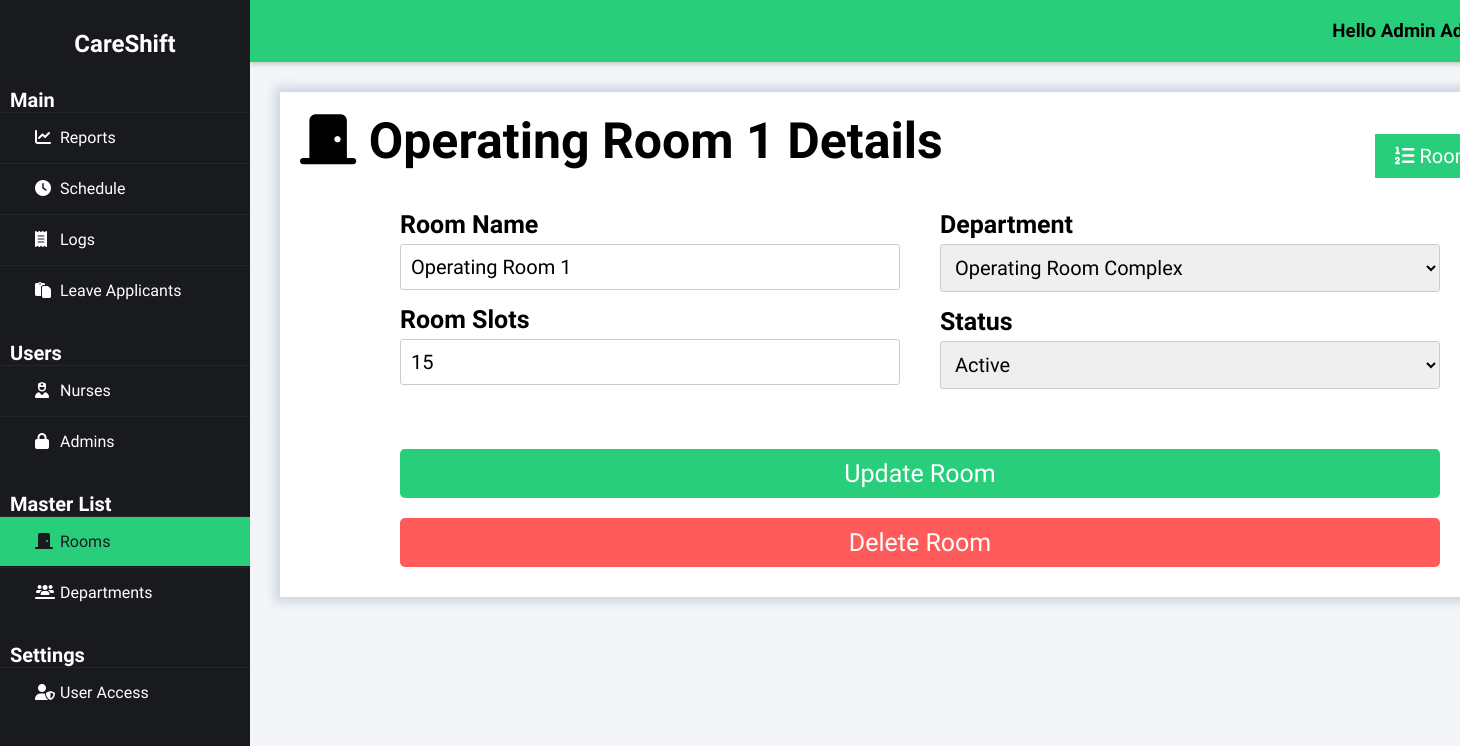
Page /index.php?page=rooms&subpage=profile&id=1 (signed in) on the committed database.
### tables this page shows
CREATE TABLE `room` (
  `room_id` int(50) NOT NULL auto_increment,
  `room_name` varchar(255) NOT NULL,
  `room_slots` int(10) NOT NULL,
  `status_id` int(50) NOT NULL,
  `department_id` int(50) NOT NULL,
  PRIMARY KEY  (`room_id`),
  KEY (`status_id`),
  KEY (`department_id`)
);

CREATE TABLE `department` (
  `department_id` int(50) NOT NULL auto_increment,
  `department_name` varchar(50) NOT NULL,
  `department_desc` varchar(255) NOT NULL,
  `dept_type_id` int(50) NOT NULL,
  PRIMARY KEY  (`department_id`),
  KEY (`dept_type_id`)
);

CREATE TABLE `status` (
  `status_id` int(50) NOT NULL auto_increment,
  `status_name` varchar(50) NOT NULL,
  PRIMARY KEY  (`status_id`)
);

### class/class.admin.php (called while the page is built, shortened)
<?php
class Admin{
	private $DB_SERVER='localhost';
	private $DB_USERNAME='root';
	private $DB_PASSWORD='';
	private $DB_DATABASE='db_careshift';
	private $conn;
	public function __construct(){
		$this->conn = new PDO("mysql:host=".$this->DB_SERVER.";dbname=".$this->DB_DATABASE,$this->DB_USERNAME,$this->DB_PASSWORD);
	}
	function get_id_by_username($username){
		$sql="SELECT adm_id FROM admin WHERE adm_username = :username";
		$q = $this->conn->prepare($sql);
		$q->execute(['username' => $username]);
		$id = $q->fetchColumn();
		return $id;
	}
	function get_fname($id){
		$sql="SELECT adm_fname FROM admin WHERE adm_id = :id";
		$q = $this->conn->prepare($sql);
		$q->execute(['id' => $id]);
		$fname = $q->fetchColumn();
		return $fname;
	}
	function get_lname($id){
		$sql="SELECT adm_lname FROM admin WHERE adm_id = :id";
		$q = $this->conn->prepare($sql);
		$q->execute(['id' => $id]);
		$lname = $q->fetchColumn();
		return $lname;
	}
}
?>

### class/class.rooms.php (called while the page is built, shortened)
<?php
class Rooms{
	private $DB_SERVER='localhost';
	private $DB_USERNAME='root';
	private $DB_PASSWORD='';
	private $DB_DATABASE='db_careshift';
	private $conn;
	public function __construct(){
		$this->conn = new PDO("mysql:host=".$this->DB_SERVER.";dbname=".$this->DB_DATABASE,$this->DB_USERNAME,$this->DB_PASSWORD);
	}
	function get_room_name($id){
		$sql="SELECT room_name FROM room WHERE room_id = :id";
		$q = $this->conn->prepare($sql);
		$q->execute(['id' => $id]);
		$room_name = $q->fetchColumn();
		return $room_name;
	}
	function get_room_slots($id){
		$sql="SELECT room_slots FROM room WHERE room_id = :id";
		$q = $this->conn->prepare($sql);
		$q->execute(['id' => $id]);
		$room_slots = $q->fetchColumn();
		return $room_slots;
	}
	function get_room_department_id($id){
		$sql="SELECT department_id FROM room WHERE room_id = :id";
		$q = $this->conn->prepare($sql);
		$q->execute(['id' => $id]);
		$department_id = $q->fetchColumn();
		return $department_id;
	}
	function get_room_status_id($id){
		$sql="SELECT status_id FROM room WHERE room_id = :id";
		$q = $this->conn->prepare($sql);
		$q->execute(['id' => $id]);
		$status_id = $q->fetchColumn();
		return $status_id;
	}
}
?>

### class/class.departments.php (called while the page is built, shortened)
<?php
class Departments{
	private $DB_SERVER='localhost';
	private $DB_USERNAME='root';
	private $DB_PASSWORD='';
	private $DB_DATABASE='db_careshift';
	private $conn;
	public function __construct(){
		$this->conn = new PDO("mysql:host=".$this->DB_SERVER.";dbname=".$this->DB_DATABASE,$this->DB_USERNAME,$this->DB_PASSWORD);
	}
	public function list_department(){
		$sql="SELECT * FROM department";
		$q = $this->conn->query($sql) or die("failed!");
		while($r = $q->fetch(PDO::FETCH_ASSOC)){
		$data[]=$r;
		}
		if(empty($data)){
		   return false;
		}else{
			return $data;
		}
	}
}
?>

### class/class.status.php (called while the page is built, shortened)
<?php
class Status{
	private $DB_SERVER='localhost';
	private $DB_USERNAME='root';
	private $DB_PASSWORD='';
	private $DB_DATABASE='db_careshift';
	private $conn;
	public function __construct(){
		$this->conn = new PDO("mysql:host=".$this->DB_SERVER.";dbname=".$this->DB_DATABASE,$this->DB_USERNAME,$this->DB_PASSWORD);
	}
	public function list_status(){
		$sql="SELECT * FROM status";
		$q = $this->conn->query($sql) or die("failed!");
		while($r = $q->fetch(PDO::FETCH_ASSOC)){
		$data[]=$r;
		}
		if(empty($data)){
		   return false;
		}else{
			return $data;
		}
	}
}
?>

### rooms-module/profile.php (the view, shortened to what this page needs)
<div class="heading">
    <h1><i class="fas fa-solid fa-door-closed"></i>&nbsp<?php echo $rooms->get_room_name($id).' ';?>Details</h1>
    <a href="index.php?page=rooms" class="right_button"><i class="fa fa-list-ol" aria-hidden="true"></i>&nbspRooms List</a>
</div>
<div class="add_form_wrapper">
<form class="add_form" action="processes/process.rooms.php?action=update" method="POST">
    <div class="form_wrapper">
        <div class="add_form_left">
            <label for="room_name">Room Name</label>
            <input type="text" id="room_name" name="room_name" value="<?php echo $rooms->get_room_name($id);?>" required>
            <label for="room_slots">Room Slots</label>
            <input type="number" id="room_slots" name="room_slots" value="<?php echo $rooms->get_room_slots($id);?>" required>
        </div>
        <div class="add_form-right">
            <label for="department_id">Department</label>
            <select required id="department_id" name="department_id">
                <?php
                if($departments->list_department() != false){
                    foreach($departments->list_department() as $value){
                        extract($value);
                ?>
                            <option value="<?php echo $department_id; ?>" <?php echo ($department_id == $rooms->get_room_department_id($id)) ? 'selected' : ''; ?>>
                                <?php echo $department_name; ?>
                            </option>
                                <?php
                }
            }
            ?>
            </select>
            <label for="status_id">Status</label>
            <select required id="status_id" name="status_id">
                <?php
                if($status->list_status() != false){
                    foreach($status->list_status() as $value){
                        extract($value);
                ?>
                            <option value="<?php echo $status_id; ?>" <?php echo ($status_id == $rooms->get_room_status_id($id)) ? 'selected' : ''; ?>>
                                <?php echo $status_name; ?>
                            </option>
                        <?php
                }
            }
            ?>
            </select>
        </div>
    </div>
    <button type="submit" class="submit-btn">Update Room</button>
</form>
<form action="processes/process.rooms.php?action=delete" method="POST">
    <button type="submit" class="delete-btn">Delete Room</button>
</form>
</div>

### index.php (shortened to what this page needs)
<?php
include_once 'class/class.admin.php';
include_once 'class/class.rooms.php';
include_once 'class/class.departments.php';
include_once 'class/class.useraccess.php';
include_once 'class/class.status.php';
$page = (isset($_GET['page']) && $_GET['page'] != '') ? $_GET['page'] : 'reports';
$admin = new Admin();
$rooms = new Rooms();
$departments = new Departments();
$status = new Status();
$admin_id = $admin->get_id_by_username($_SESSION['adm_username']);
?>
<!DOCTYPE html>
<html>
<head>
    <link rel="stylesheet" href="css/styles.css">
    <link rel="stylesheet" href="https://cdnjs.cloudflare.com/ajax/libs/fullcalendar/3.4.0/fullcalendar.css" />
</head>
<body>
    <div class="wrapper">
        <div class="sidebar">
            <h2>CareShift</h2>
            <ul>
                <h3>Main</h3>
                <li><a href="index.php?page=reports" class="<?= $page == 'reports' ? 'active' : '' ?>"><i class="fas fa-solid fa-chart-line"></i>Reports</a></li>
                <li><a href="index.php?page=schedule" class="<?= $page == 'schedule' ? 'active' : '' ?>"><i class="fas fa-solid fa-clock"></i>Schedule</a></li>
                <li><a href="index.php?page=logs" class="<?= $page == 'logs' ? 'active' : '' ?>"><i class="fas fa-solid fa-receipt"></i>Logs</a></li>
                <li><a href="index.php?page=leave" class="<?= $page == 'leave' ? 'active' : '' ?>"><i class="fas fa-regular fa-paste"></i></i></i>Leave Applicants</a></li>
                <h3>Users</h3>
                <li><a href="index.php?page=nurses" class="<?= $page == 'nurses' ? 'active' : '' ?>"><i class="fas fa-solid fa-user-nurse"></i>Nurses</a></li>
                <li><a href="index.php?page=admins" class="<?= $page == 'admins' ? 'active' : '' ?>"><i class="fas fa-lock" aria-hidden="true"></i></i>Admins</a></li>
                <h3>Master List</h3>
                <li><a href="index.php?page=rooms" class="<?= $page == 'rooms' ? 'active' : '' ?>"><i class="fas fa-solid fa-door-closed"></i>Rooms</a></li>
                <li><a href="index.php?page=departments" class="<?= $page == 'departments' ? 'active' : '' ?>"><i class="fas fa-solid fa-users-line"></i>Departments</a></li>
                <h3>Settings</h3>
                <li><a href="index.php?page=useraccess" class="<?= $page == 'useraccess' ? 'active' : '' ?>"><i class="fas fa-solid fa-user-shield"></i>User Access</a></li>
            </ul>
        </div>
        <div class="body">
            <div class="header">
                <h3>Hello <?php echo $admin->get_fname($admin_id).' '.$admin->get_lname($admin_id);?>!</h3>
            </div>
            <div class="main_content">
                <?php
                    switch($page){
                    case 'rooms':
                        require_once 'rooms-module/index.php';
                    break;
                    }
                ?>
            </div>
        </div>
    </div>
</body>
</html>

### css/styles.css (style rules this page uses)
* { margin: 0; padding: 0; box-sizing: border-box; list-style: none; text-decoration: none; font-family: "Afacad Flux", sans-serif; }
body { background: #f3f5f9; }
.wrapper { display: flex; position: relative; }
.wrapper .sidebar { position: fixed; width: 250px; height: 100%; background: #181a1d; padding: 30px 0; z-index: 999; }
.wrapper .sidebar h2 { color: white; text-align: center; margin-bottom: 30px; }
.wrapper .sidebar h3 { color: white; font-size: 20px; margin-top: 25px; margin-left: 10px; }
.wrapper .sidebar ul li { border-bottom: 1px solid rgba(0, 0, 0, 0.05); border-top: 1px solid rgba(255, 255, 255, 0.05); }
.wrapper .sidebar ul li a { color: white; display: block; padding: 15px 15px 15px 35px; }
.wrapper .sidebar ul li a .fas { width: 25px; }
.wrapper .sidebar ul li a.active { background-color: #29ce7a; color: #181a1d; }
.wrapper .sidebar ul li a.active .fas { color: #181a1d; }
.wrapper .body { width: 100%; margin-left: 250px; }
.wrapper .body .header { padding: 20px; background: #29ce7a; display: flex; justify-content: flex-end; gap: 20px; align-items: center; position: sticky; top: 0; z-index: 100; box-shadow: 0 2px 5px rgba(0, 0, 0, 0.2); }
.wrapper .body .header h3 { margin: 0; }
.wrapper .body .main_content { padding: 0px 30px 0px 30px; }
.wrapper .body .main_content h1 { font-size: 50px; margin-bottom: 30px; width: 80%; }
.wrapper .body .main_content .content_wrapper .heading { display: flex; justify-content: space-between; align-items: center; }
.heading .right_button { padding: 10px 20px; background-color: #29ce7a; color: white; border: none; cursor: pointer; font-size: 20px; }
.add_form_wrapper { margin: 10px 100px 10px 100px; }
.add_form { display: flex; justify-content: space-between; flex-wrap: wrap; gap: 40px; margin-bottom: 20px; }
.form_wrapper { display: flex; justify-content: space-between; gap: 40px; width: 100%; }
.add_form_left, .add_form-right { width: 500px; display: flex; flex-direction: column; flex: 1; }
label { margin-bottom: 5px; font-weight: bold; font-size: 25px; }
.add_form input[type="text"], .add_form input[type="number"], .add_form input[type="email"], .add_form input[type="tel"], .add_form input[type="date"], .add_form input[type="time"], .add_form select { width: 100%; padding: 10px; margin-bottom: 15px; border: 1px solid #ccc; border-radius: 3px; font-size: 20px; }
.submit-btn { padding: 10px 20px; background-color: #29ce7a; color: white; border: none; border-radius: 5px; font-size: 25px; cursor: pointer; display: block; width: 100%; text-align: center; }
.delete-btn { padding: 10px 20px; background-color: #ff5b5a; color: white; border: none; border-radius: 5px; font-size: 25px; cursor: pointer; display: block; width: 100%; text-align: center; }

### rows in the picture
room: room_name "Operating Room 1", room_slots "15", department_id "Operating Room Complex", status_id "Active"

### other values in the picture
$admin->get_fname($admin_id) "Admin"
